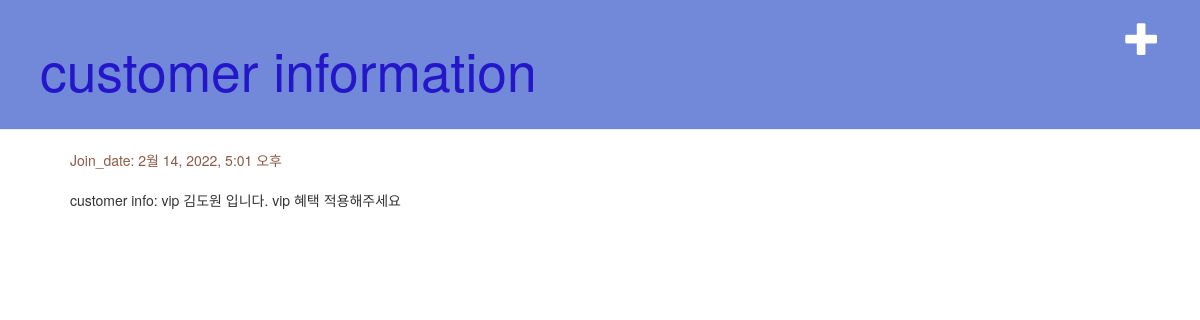
The app's page /customer/customer/4 with its own data.
### customer/models.py (models this page shows, shortened)
class Customer(models.Model):
    CATEGORY_CHOICES = {
        ('man','Male'),
        ('woman','Female'),
        ('gay','gay'),
        ('transgender','transgender'),
    }
    name = models.CharField(max_length = 20, default= 'customer_')
    birthdate = models.DateField()
    text = models.TextField(max_length = 100, default=("customer info:"))
    email = models.EmailField(max_length = 50, default=("@"))
    gender = models.CharField(max_length = 40, choices=CATEGORY_CHOICES)
    Join_date = models.DateTimeField(default=timezone.now)

### customer/views.py (the view)
# urls.py: path('customer/<int:pk>', views.customer_detail, name='customer_detail'),
def customer_detail(request, pk):
    customer_key = get_object_or_404(Customer, pk=pk)
    return render(request, 'customer/customer_detail.html', {'customer': customer_key})

### customer/templates/customer/customer_detail.html (shortened to what this page needs)
{% extends 'customer/base.html' %}
{% block content %}
    <div class="customer">
            <div class="date">
              <p>Join_date:  {{ customer.Join_date }} </p>
            </div>
            <p>{{ customer.text | linebreaksbr }}</p>
    </div>
{% endblock %}

### customer/static/css/customer.css (style rules this page uses)
.date { color: #8b5a46; }
.customer { margin-bottom: 70px; }

### records on screen
Customer: Join_date "2월 14, 2022, 5:01 오후", text "customer info: vip 김도원 입니다. vip 혜택 적용해주세요"
